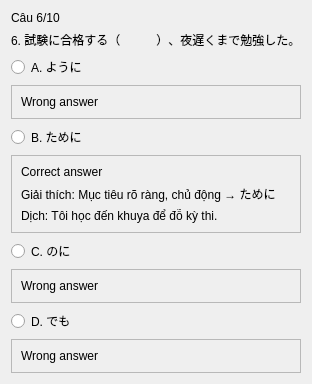
               <widget class="QWidget" name="page_12">
                <layout class="QVBoxLayout" name="verticalLayout">
                 <item>
                  <widget class="QLabel" name="label_94">
                   <property name="text">
                    <string>Câu 6/10</string>
                   </property>
                  </widget>
                 </item>
                 <item>
                  <widget class="QLabel" name="label_95">
                   <property name="text">
                    <string>6. 試験に合格する（　　　）、夜遅くまで勉強した。</string>
                   </property>
                  </widget>
                 </item>
                 <item>
                  <widget class="QRadioButton" name="radioButton_45">
                   <property name="text">
                    <string>A. ように</string>
                   </property>
                  </widget>
                 </item>
                 <item>
                  <widget class="QFrame" name="frame">
                   <property name="frameShape">
                    <enum>QFrame::StyledPanel</enum>
                   </property>
                   <property name="frameShadow">
                    <enum>QFrame::Raised</enum>
                   </property>
                   <layout class="QVBoxLayout" name="verticalLayout_3">
                    <item>
                     <widget class="QLabel" name="label_4">
                      <property name="text">
                       <string>Wrong answer</string>
                      </property>
                     </widget>
                    </item>
                   </layout>
                  </widget>
                 </item>
                 <item>
                  <widget class="QRadioButton" name="radioButton_46">
                   <property name="text">
                    <string>B. ために</string>
                   </property>
                  </widget>
                 </item>
                 <item>
                  <widget class="QFrame" name="frame_2">
                   <property name="frameShape">
                    <enum>QFrame::StyledPanel</enum>
                   </property>
                   <property name="frameShadow">
                    <enum>QFrame::Raised</enum>
                   </property>
                   <layout class="QVBoxLayout" name="verticalLayout_2">
                    <item>
                     <widget class="QLabel" name="label_6">
                      <property name="text">
                       <string>Correct answer</string>
                      </property>
                     </widget>
                    </item>
                    <item>
                     <widget class="QLabel" name="label_5">
                      <property name="text">
                       <string>Giải thích: Mục tiêu rõ ràng, chủ động → ために</string>
                      </property>
                     </widget>
                    </item>
                    <item>
                     <widget class="QLabel" name="label_3">
                      <property name="text">
                       <string>Dịch: Tôi học đến khuya để đỗ kỳ thi.</string>
                      </property>
                     </widget>
                    </item>
                   </layout>
                  </widget>
                 </item>
                 <item>
                  <widget class="QRadioButton" name="radioButton_47">
                   <property name="text">
                    <string>C. のに</string>
                   </property>
                  </widget>
                 </item>
                 <item>
                  <widget class="QFrame" name="frame_3">
                   <property name="frameShape">
                    <enum>QFrame::StyledPanel</enum>
                   </property>
                   <property name="frameShadow">
                    <enum>QFrame::Raised</enum>
                   </property>
                   <layout class="QVBoxLayout" name="verticalLayout_4">
                    <item>
                     <widget class="QLabel" name="label_2">
                      <property name="text">
                       <string>Wrong answer</string>
                      </property>
                     </widget>
                    </item>
                   </layout>
                  </widget>
                 </item>
                 <item>
                  <widget class="QRadioButton" name="radioButton_48">
                   <property name="text">
                    <string>D. でも</string>
                   </property>
                  </widget>
                 </item>
                 <item>
                  <widget class="QFrame" name="frame_4">
                   <property name="frameShape">
                    <enum>QFrame::StyledPanel</enum>
                   </property>
                   <property name="frameShadow">
                    <enum>QFrame::Raised</enum>
                   </property>
                   <layout class="QVBoxLayout" name="verticalLayout_5">
                    <item>
                     <widget class="QLabel" name="label">
                      <property name="text">
                       <string>Wrong answer</string>
                      </property>
                     </widget>
                    </item>
                   </layout>
                  </widget>
                 </item>
                </layout>
               </widget>
